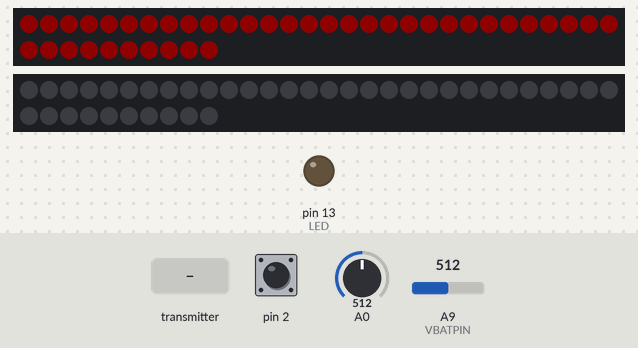
Recording of a sketch running on a simulated Arduino Mega 2560, built with avr-gcc and run on an emulated ATmega2560. Shown: 2 × 40 RGB LEDs in strip order, left to right, continuing on the next row, output pins drawn as LEDs (lit = HIGH). The test bench sets the inputs (shaded band); at power-on: pin 2 HIGH, A0 = 512, A9 (VBATPIN) = 512. Dim RGB values are drawn brighter than linear; random numbers use the default seed unless the sketch sets one; no radio packets arrive unless stated; pins used as bus, display or sensor lines are not drawn.

Above: at 1.2 s.
1.3 s: pin 2 pulled LOW for 1 s
At 2.09 s:
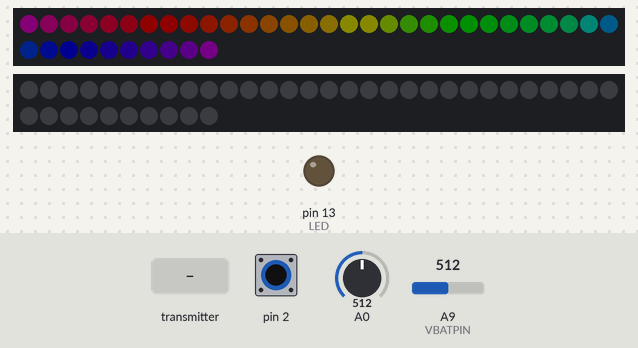
2.9 s: pin 2 pulled LOW for 0.15 s
At 3.46 s:
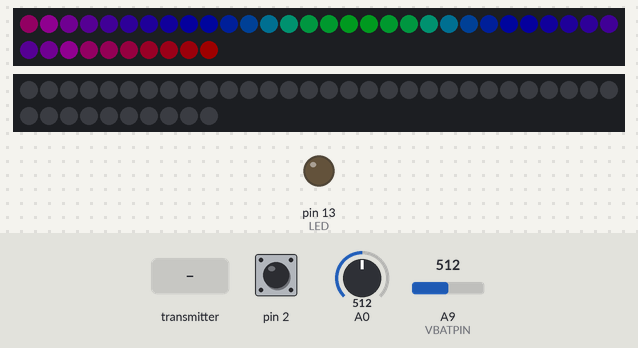
3.6 s: the transmitter starts sending kind.0 = 0
At 4.07 s:
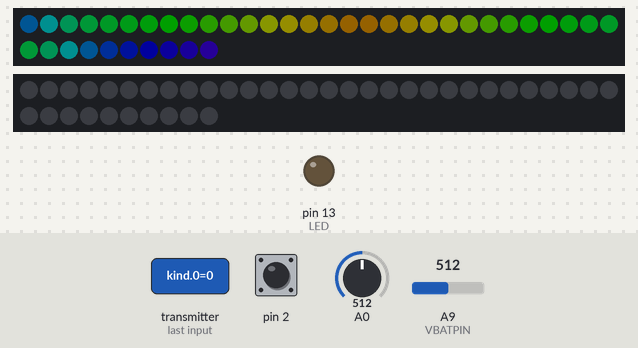
6.0 s: pin 2 pulled LOW for 0.15 s
At 6.49 s:
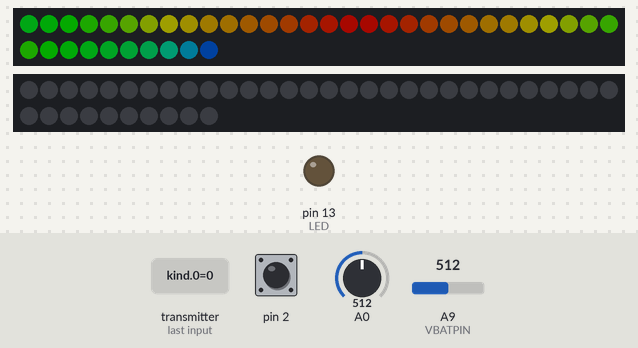
6.7 s: pin 2 pulled LOW for 3.2 s
At 7.1 s:
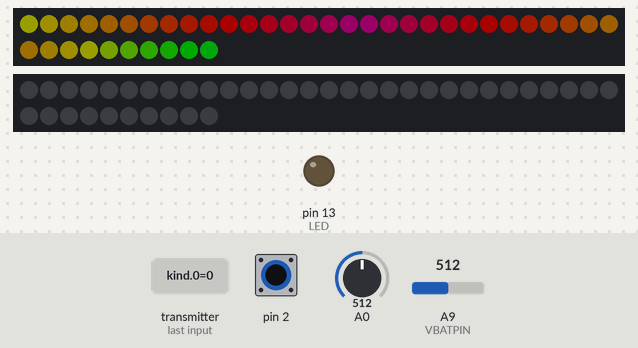
Timing chart, 0 to 9.7 s (numbered marks = the images above; inputs shaded):
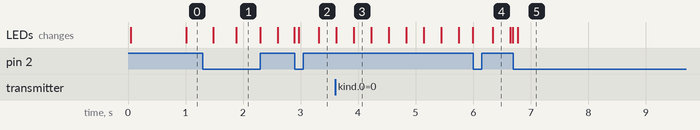

The sketch:

BurningManHeadband.ino
```cpp
/*** LED Configuration ***/

#include <FastLED.h>
#define NUM_LEDS 40

#define COLOR_DATA_PIN    10
#define COLOR_CLOCK_PIN   6
CRGB colorLeds[NUM_LEDS];

#define WHITE_DATA_PIN    5
#define WHITE_CLOCK_PIN   3
CRGB whiteLeds[NUM_LEDS];

/*** Radio Configuration ***/

#include <SPI.h>
#include <RH_RF69.h>
#define RF69_FREQ 915.0

#define RFM69_CS      8
#define RFM69_INT     7
#define RFM69_RST     4
#define LED           13

RH_RF69 rf69(RFM69_CS, RFM69_INT);
long clientId;


#include <Adafruit_DotStar.h>
// Because conditional #includes don't work w/Arduino sketches...
//#include <SPI.h>         // COMMENT OUT THIS LINE FOR GEMMA OR TRINKET
#include <avr/power.h> // ENABLE THIS LINE FOR GEMMA OR TRINKET

#define NUMPIXELS 40 // Number of LEDs in strip

// Here's how to control the LEDs from any two pins:
#define DATAPIN    10
#define CLOCKPIN   6
Adafruit_DotStar strip(NUMPIXELS, DATAPIN, CLOCKPIN, DOTSTAR_BRG);

#define DATAPIN2    5
#define CLOCKPIN2   3
Adafruit_DotStar strip2(NUMPIXELS, DATAPIN2, CLOCKPIN2, DOTSTAR_BRG);

#include <EEPROM.h>

float t = 0;

/*
void oscillating_grid() {
  for (int i = 0; i < 40; i++) {
    float intensity = (sin(t*0.1) + 1.0) / 2.0;
    intensity = 32.0 * intensity * intensity * intensity;

    float intensity2 = (cos(t*0.1 + 3.14159/2.0) + 1.0) / 2.0;
    intensity2 = 32.0 * intensity2 * intensity2 * intensity2;

    strip.setPixelColor(i, 0xFF & ((int) ((i % 2) == 0 ? intensity : intensity2)));
    strip2.setPixelColor(i, 0xFF & ((int) ((i % 2) == 1 ? intensity : intensity2)));
  }
}
*/

int activeProgram = 0;
long lastProgramChange = 0;
void changeProgram()
{
  long ts = millis();
  if (ts - lastProgramChange < 200)  {
    return;
  }
  lastProgramChange = ts;
  activeProgram++;
}

int minSound = 1024;
int numBuckets = 5;

int lastSamples[100];
int sampleIndex = 0;
int lastMaxBuckets[50];
int maxBucketIndex = 0;


void setup() {
  // Initialize LEDs
  FastLED.addLeds<APA102, COLOR_DATA_PIN, COLOR_CLOCK_PIN, BGR>(colorLeds, NUM_LEDS).setCorrection( TypicalLEDStrip );
  FastLED.addLeds<APA102, WHITE_DATA_PIN, WHITE_CLOCK_PIN, BGR>(whiteLeds, NUM_LEDS).setCorrection( TypicalLEDStrip );
  FastLED.setBrightness( 20 );

  // Reset the Radio
  pinMode(RFM69_RST, OUTPUT);
  digitalWrite(RFM69_RST, LOW);
  delay(10);
  digitalWrite(RFM69_RST, HIGH);
  delay(10);
  digitalWrite(RFM69_RST, LOW);
  delay(10);

  // Wait for initialization
  if (!rf69.init()) {
    Serial.println("RFM69 radio init failed");
    while (1);
  }

  // Set Frequency and initialize LED for transmission
  Serial.println("RFM69 radio init OK!");
  if (!rf69.setFrequency(RF69_FREQ)) {
    Serial.println("setFrequency failed");
  }
  pinMode(LED, OUTPUT);
  Serial.print("RFM69 radio @");  Serial.print((int)RF69_FREQ);  Serial.println(" MHz");

  rf69.setTxPower(20, true);

  // Initialize a random number generator to generate client ids for automatic master/slave setup
  randomSeed(analogRead(A11));
  clientId = random(1024);

  // Initialize interrupts for button that changes program
  pinMode(2, INPUT_PULLUP);
  attachInterrupt(digitalPinToInterrupt(2),changeProgram,LOW);

  for (int i = 0; i < 50; i++) {
    lastMaxBuckets[i] = 0;
  }
  for (int i = 0; i < 100; i++) {
    lastSamples[i] = 0;
  }
}


// This is used for time synchronization
long lastPing = 0;
long timeDelta = 0;
long lastRSSI = 0;

struct message {
  char kind[4];
  unsigned long source_id;
  long query_ts;
  long response_ts;
  unsigned long response_id;
  long lastProgramChange;
  int currentProgram;
};

void send_ping() {
  struct message msg;
  msg.kind[0] = 'P';
  msg.kind[1] = 'I';
  msg.kind[2] = 'N';
  msg.kind[3] = 'G';
  msg.source_id = clientId;
  msg.query_ts = millis() + timeDelta;
  msg.lastProgramChange = lastProgramChange + timeDelta;
  msg.currentProgram = activeProgram;
  rf69.send((char *) &msg, sizeof(msg));
  Serial.println("Sending ping");
};

void send_pong(struct message ping) {
  ping.kind[1] = 'O';
  ping.response_ts = millis() + timeDelta;
  ping.response_id = clientId;
  rf69.send((char *) &ping, sizeof(ping));
}

void handle_messages() {
  while (rf69.available()) {
    struct message msg;
    uint8_t len = sizeof(msg);
    if (rf69.recv((char *) &msg, &len)) {
      /*
      Serial.print("Got packet: ");
      Serial.print(msg.kind);
      Serial.print(" ");
      Serial.print(len);
      Serial.print(" @ ");
      Serial.println(rf69.lastRssi(), DEC);
      */
      lastRSSI = rf69.lastRssi();

      if (!len) return;

      if (strncmp(msg.kind, "PING", 4) == 0) {
        if (msg.lastProgramChange > (lastProgramChange + timeDelta) && msg.currentProgram != activeProgram) {
          activeProgram = msg.currentProgram;
        }
        send_pong(msg);
      }
      if (strncmp(msg.kind, "PONG", 4) == 0) {
        long now = millis() + timeDelta;

        // Update offsets
        Serial.print("Got pong: ");
        Serial.print(msg.source_id);
        Serial.print(" -> ");
        Serial.print(msg.response_id);
        Serial.print(": ");
        Serial.print(msg.query_ts);
        Serial.print(" ");
        Serial.print(msg.response_ts);
        Serial.print(" ");
        Serial.println(now);

        if (msg.source_id < msg.response_id) {
          long change = (2*msg.response_ts - msg.query_ts - now) / 2;
          Serial.print("Updating by ");
          Serial.println(change);
          timeDelta += change;
        }
      }
    }
  }
}

void uniform_rainbow(float t) {
  for (int i = 0; i < NUM_LEDS; i++) {
    colorLeds[i] = CHSV((int) (t * 120.0) % 255, 255, 255);
    whiteLeds[i] = CRGB::Black;
  }
}

void rainbow_stripes(float t) {
  for (int i = 0; i < NUM_LEDS; i++) {
    colorLeds[i] = CHSV(((i*255/NUM_LEDS) + (int) (t * 120.0)) % 255, 255, 255);
    whiteLeds[i] = CRGB::Black;
  }
}

void white_bar(float t) {
  for (int i = 0; i < NUM_LEDS; i++) {
    colorLeds[i] = CRGB::Black;
    whiteLeds[i] = CRGB::White;
  }
}

void red_bar(float t) {
  for (int i = 0; i < NUM_LEDS; i++) {
    colorLeds[i] = CRGB::Red;
    whiteLeds[i] = CRGB::Black;
  }
}

#define CENTER_PIXEL 17

void rainbow_mirror_stripes(float t) {
  for (int i = 0; i < NUM_LEDS; i++) {
    int j;
    if (i < CENTER_PIXEL) {
      j = CENTER_PIXEL - i - 1;
    } else {
      j = i - CENTER_PIXEL;
    }
    colorLeds[i] = CHSV(((j*255/NUM_LEDS) - (int) (t * 120.0)) % 255, 255, 255);
    whiteLeds[i] = CRGB::Black;
  }
}

void white_mirror_comet(float t) {
  for (int i = 0; i < NUM_LEDS; i++) {
    int j;
    if (i < CENTER_PIXEL) {
      j = CENTER_PIXEL - i - 1;
    } else {
      j = i - CENTER_PIXEL;
    }

    float intensity = max(0, sin((float) j/4.0 - t*10));
    intensity = 255.0 * intensity * intensity * intensity;

    colorLeds[i] = CRGB::Black;
    whiteLeds[i] = CRGB::Black;
    whiteLeds[i].r = 0xFF & ((int) intensity);
  }
}

void twinkle(float t) {
  for (int i = 0; i < NUM_LEDS; i++) {
    colorLeds[i] = CRGB::Black;
    whiteLeds[i] = CRGB::Black;
    whiteLeds[i].r = dim8_raw(sin8(inoise8_raw(i*NUM_LEDS*7) + inoise8_raw(i*NUM_LEDS)*10*t));
  }
}

long blendedRSSI = 0;

void hot_and_cold(float t) {
  blendedRSSI = (long) (((float) blendedRSSI)*0.99 + ((float) lastRSSI)*0.01);
  float ratio = (blendedRSSI - -20.0) / (-70.0 - -20.0);

  for (int i = 0; i < NUM_LEDS; i++) {
    colorLeds[i] = CRGB::Black;
    float b = 255*(ratio);
    float r = 255*(1.0 - ratio);
    colorLeds[i].r = max(0, min(255, r));
    colorLeds[i].b = max(0, min(255, b));
    whiteLeds[i] = CRGB::Black;
  }
}

#define VBATPIN A9

void showVoltage() {
  float measuredvbat = analogRead(VBATPIN);
  measuredvbat *= 2;    // we divided by 2, so multiply back
  measuredvbat *= 3.3;  // Multiply by 3.3V, our reference voltage
  measuredvbat /= 1024; // convert to voltage

  float minimum_voltage = 3.2;
  float maximum_voltage = 4.2;
  float voltageRatio = (maximum_voltage - measuredvbat) / (maximum_voltage - minimum_voltage);
  for (int i = 0; i < 40; i++) {
    float ratio = ((float) i)/40.0;
    if (ratio > voltageRatio) {
      colorLeds[i] = CRGB::Blue;
    } else {
      colorLeds[i] = CRGB::Red;
    }
    whiteLeds[i] = CRGB::Black;
  }
}

void visualizer() {
  int sound = analogRead(A0);
  if (sound < minSound) {
    minSound = sound;
  }

  lastSamples[sampleIndex] = sound;
  sampleIndex = (sampleIndex + 1) % 100;
  if (sampleIndex == 0) {
    int maxSample = 0;
    for(int i = 0; i < 100; i++) {
      if (lastSamples[i] > maxSample) {
        maxSample = lastSamples[i];
      }
    }
    lastMaxBuckets[maxBucketIndex] = maxSample;
    Serial.print(maxBucketIndex);
    Serial.print(" -> ");
    Serial.println(maxSample);
    maxBucketIndex = (maxBucketIndex + 1) % numBuckets;
  }

  int maxSound = 0;
  for (int i = 0; i < numBuckets; i++) {
    if (lastMaxBuckets[i] > maxSound) {
      maxSound = lastMaxBuckets[i];
    }
  }

  float soundRatio = 0.5;
  if (minSound != maxSound) {
    soundRatio = (float) (sound - minSound) / (float) (maxSound - minSound);
  }
  for (int i = 0; i < 40; i++) {
    int j;
    if (i < CENTER_PIXEL) {
      j = CENTER_PIXEL - i - 1;
    } else {
      j = i - CENTER_PIXEL;
    }

    float ratio = ((float) j)/20.0;
    colorLeds[i] = CRGB::Black;
    whiteLeds[i] = CRGB::Black;
    if (ratio < soundRatio) {
      colorLeds[i] = CHSV((j*255/30) % 255, 255, 255);
    } else {
      whiteLeds[i].r = 0x11;
    }
  }

  /*
  Serial.print(sound);
  Serial.print(" ");
  Serial.print(minSound);
  Serial.print(" ");
  Serial.print(maxSound);
  Serial.print(" ");
  Serial.println(soundRatio);
  Serial.print(" ");
  Serial.println(maxBucketIndex);
  */
}

typedef void (* Program)(float);
Program PROGRAMS[] = {hot_and_cold, rainbow_stripes, rainbow_mirror_stripes, white_mirror_comet, twinkle, uniform_rainbow, white_bar, red_bar, visualizer};

void loop() {
  // Respond to any pending messages
  handle_messages();

  // Send a time sync ping twice a second
  if (millis() - lastPing > 500) {
    send_ping();
    lastPing = millis();
  }

  if (millis() > 1000) {
    float t = ((float) (millis() + timeDelta)) / 1000.0;
    int num = sizeof(PROGRAMS)/ sizeof(PROGRAMS[0]);
    FastLED.setBrightness(((activeProgram % 3) + 1)*15);
    PROGRAMS[(activeProgram/3) % num](t);
  } else {
    showVoltage();
  }
  FastLED.show();
}
```

Measured:
- after the input at 1.3 s, the LEDs: first change after 0.18 s (image 1 shows a later state)
